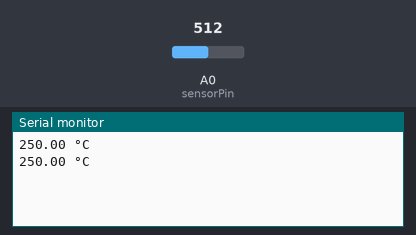
Bench run of a sketch on a simulated Arduino Uno, built with avr-gcc and run on an emulated ATmega328P. Parts: the last lines printed to the serial monitor. Inputs (shaded band) come from the test bench; at power-on: A0 (sensorPin) = 512.

Above: at 1.8 s.
1.9 s: A0 (sensorPin) set to 716
At 2.8 s:
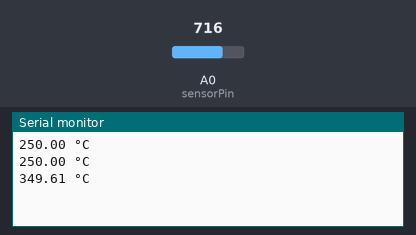
3.4 s: A0 (sensorPin) set to 900
At 4.8 s:
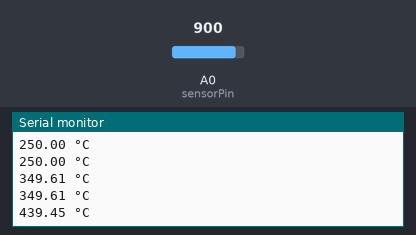
Timing chart, 0 to 6.4 s (numbered marks = the images above; inputs shaded):
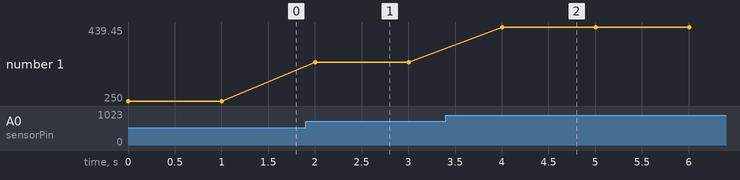

The sketch:

tempsensor.ino
```cpp
int sensorPin = A0;

void setup() {
  // Begin serial communication at a baud rate of 9600:
  Serial.begin(9600);
}

void loop() {
  // Get a reading from the temperature sensor:
  int reading = analogRead(sensorPin);

  // Convert the reading into voltage:
  float voltage = reading * (5000 / 1024.0);

  // Convert the voltage into the temperature in degree Celsius:
  float temperature = voltage / 10;

  // Print the temperature in the Serial Monitor:
  Serial.print(temperature);
  Serial.print(" \xC2\xB0"); // shows degree symbol
  Serial.println("C");

  delay(1000); // wait a second between readings
}
```

Measured:
- after the input at 1.9 s, the serial monitor: prints a new line after 0.10 s (image 1)
- after the input at 3.4 s, the serial monitor: prints a new line after 0.60 s (image 2)
- plotted number 1: 250 → 349.61 after the input at 1.9 s, 349.61 → 439.45 after the input at 3.4 s
